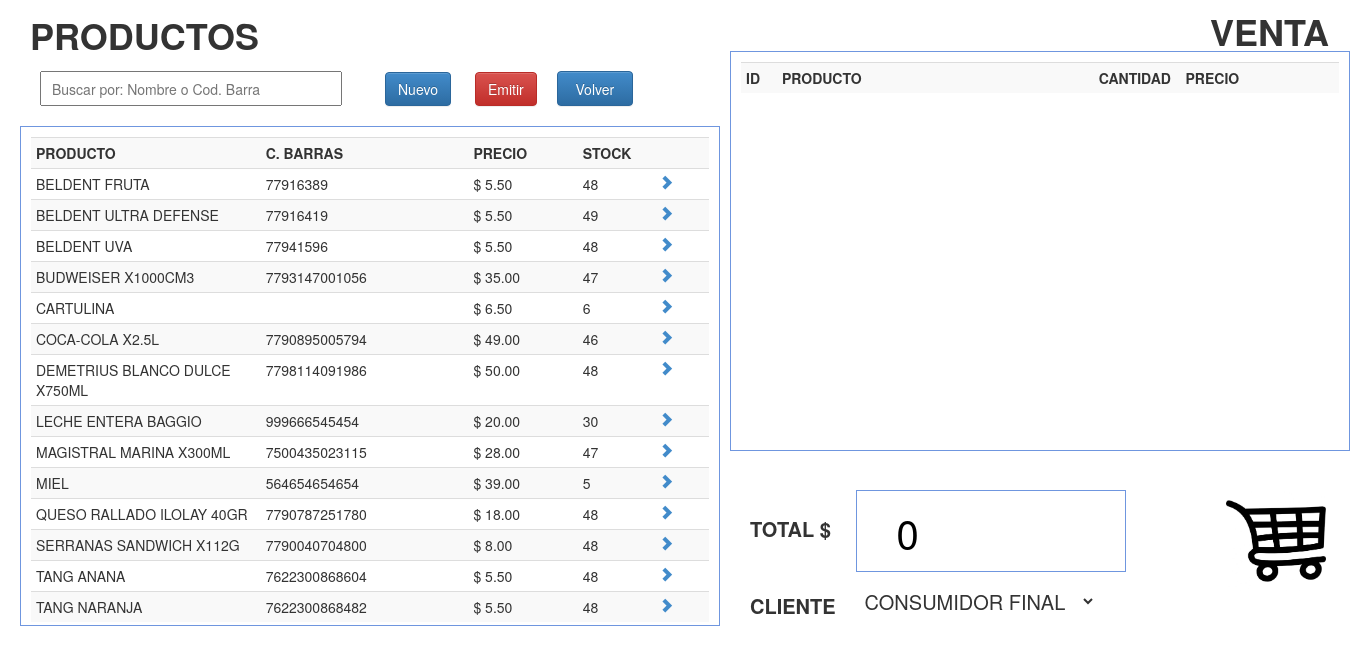
/php/ventas.php (signed in), run on the app's committed database.
### tables this page shows
CREATE TABLE IF NOT EXISTS `productos` (
  `id_prod` int(11) NOT NULL AUTO_INCREMENT,
  `nomb_prod` varchar(100) NOT NULL,
  `cod_barra` varchar(100) NOT NULL,
  `tipo_prod` int(11) NOT NULL,
  `precio_cost` decimal(10,2) NOT NULL,
  `porcentaje_prod` decimal(5,2) NOT NULL,
  `precio_unit` decimal(10,2) NOT NULL,
  `existencia_prod` int(10) NOT NULL,
  `fecha_reg` date NOT NULL,
  `iva_prod` decimal(3,2) NOT NULL,
  PRIMARY KEY (`id_prod`)
);

### php/ventas.php (the view, shortened to what this page needs)
<!DOCTYPE html PUBLIC "-//W3C//DTD XHTML 1.0 Transitional//EN" "http://www.w3.org/TR/xhtml1/DTD/xhtml1-transitional.dtd">
<html xmlns="http://www.w3.org/1999/xhtml">
<head>
<link href="../css/estiloVenta.css" rel="stylesheet">
<link href="../bootstrap/css/bootstrap.css" rel="stylesheet">
<link href="../bootstrap/css/bootstrap.min.css" rel="stylesheet">
<link href="../bootstrap/css/bootstrap-theme.css" rel="stylesheet">
</head>
<body>
    <header><big><strong><font color="#333333">PRODUCTOS</strong></big></header>
    <section>
    <table>
        <tr>
            <td width="335"><input type="text" placeholder="Buscar por: Nombre o Cod. Barra" id="bs-prod" autofocus/></td>
            <td width="100"><button id="nuevo-producto" style="margin-left: 30px" class="btn btn-primary">Nuevo</button></td>
            <td witdh="200"><button id="emitir" style="margin-left: 20px" class="btn btn-danger" onclick="javascript:emitir();">Emitir</button></td>
            <td witdh="200"><form><button id="volver" class="btn btn-primary"  onclick="history.back()">Volver</button></form></td>
        </tr>
    </table>
    </section>
    <div class="registros" id="agrega-registros">
        <table id="tablaprod" class="table table-striped table-condensed table-hover">
            <tr>
                <th width="210">PRODUCTO</th>
                <th width="190">C. BARRAS</th>
                <th width="100">PRECIO</th>
                <th width="70">STOCK</th>
                <th width="50"></th>
            </tr>
        <?php
            $registro = mysql_query("SELECT * FROM productos where existencia_prod > 0 ORDER BY nomb_prod ASC");
            while($registro2 = mysql_fetch_array($registro)){
                echo '<tr>
                        <td>'.$registro2['nomb_prod'].'</td>
                        <td>'.$registro2['cod_barra'].'</td>
                        <td>$ '.$registro2['precio_unit'].'</td>
                        <td>'.$registro2['existencia_prod'].'</td>
                        <td><a onclick="javascript:agregaVenta('.$registro2['id_prod'].');" class="glyphicon glyphicon-chevron-right"></a> </td>
                    </tr>';
            }
        ?>
        </table>
    </div>
  <header id="venta" ><big><strong><font color="#333333">VENTA</strong></big></header>
    <div class="registros" id="imprimirprod">
        <table id="tablaventa" class="table table-striped table-condensed table-hover">
            <tr>
                <th width="15">ID</th>
                <th width="10"></th>
                <th width="300">PRODUCTO</th>
                <th width="50">CANTIDAD</th>
                <th width="100">PRECIO</th>
                <th width="50"></th>
            </tr>
        </table>
    </div>
    <section id="total">
    <table id="totales">
        <tr>
            <td><label for="totallbl">TOTAL $ </label></td>
            <td width="300"><input type="number" id="totaltxt" name="totaltxt" value="0" step="any" disabled /></td>
            <td><img id="myImg" src="../images/carrito.png" width="100" height="100"></td>
        </tr>
        <tr>
        <td><label for="clientellbl">CLIENTE </label></td>
            <td><select required="required" name="tipo" id="tipo">
            <?php
                $registro = mysql_query("SELECT id_clien, nomb_clien FROM clientes ORDER BY nomb_clien ASC");
                while($registro2 = mysql_fetch_array($registro)){ ?>
                 <option value="<?php echo $registro2['id_clien']?>"><?php echo $registro2['nomb_clien'] ?>  </option>
            <?php }    ?>
            </select></td>
        </tr>
    </table>
    </section>
</body>
</html>

### css/estiloVenta.css (style rules this page uses)
body { margin:0px; font-family:"Trebuchet MS", Arial, Helvetica, sans-serif; min-width:1000px; }
header { margin:auto; padding:10px; font-size:30px; width:500px; margin-top:0px; margin-left: 20px; }
section { margin-left: 20px; margin-top:0px; }
section table tr td input, form button { margin-left: 20px; padding: 10px; width:90%; height:35px; outline:none; font-size:14px; }
.registros { margin-left: 20px; width:700px; height:500px; margin-top:20px; border:1px solid #6F96DF; padding:10px; overflow:auto; cursor: default; }
header[id=venta] { margin:auto; padding:10px; font-size:30px; width:80px; margin-top:-630px; margin-right: 80px; }
.registros[id=imprimirprod] { margin-left: 730px; width:620px; height:400px; margin-top:-20px; border:1px solid #6F96DF; padding:10px; overflow:auto; cursor: default; }
section table[id=totales] { margin-left: 710px; margin-top: 20px; }
section table[id=totales] tr td input { font-size:40px; text-align: left; background: transparent; color: black; border:1px solid #6F96DF; padding:1em; }
section table[id=totales] tr td label { margin-left: 20px; width:90%; outline:none; font-size:20px; }
section table[id=totales] tr td select { margin-left: 20px; margin-top: -10px; margin-bottom: 4px; width:240px; outline:none; font-size:20px; border: none; background-color: transparent; ; padding: 5px; cursor: pointer; }
section table[id=totales] tr td img { margin-left: 100px; max-width: 100%; margin-left: 90px; margin-top: 20px; margin-right: 20px; height: auto; outline:none; -webkit-appearance: none; text-overflow: ellipsis; border-width: 0; box-sizing: border-box; float: left; border: none; }

### data on the page
productos: nomb_prod "BELDENT FRUTA", cod_barra "77916389", precio_unit "5.50", existencia_prod "48"
productos: nomb_prod "BELDENT ULTRA DEFENSE", cod_barra "77916419", precio_unit "5.50", existencia_prod "49"
productos: nomb_prod "BELDENT UVA", cod_barra "77941596", precio_unit "5.50", existencia_prod "48"
productos: nomb_prod "BUDWEISER X1000CM3", cod_barra "7793147001056", precio_unit "35.00", existencia_prod "47"
productos: nomb_prod "CARTULINA", precio_unit "6.50", existencia_prod "6"
productos: nomb_prod "COCA-COLA X2.5L", cod_barra "7790895005794", precio_unit "49.00", existencia_prod "46"
productos: nomb_prod "DEMETRIUS BLANCO DULCE X750ML", cod_barra "7798114091986", precio_unit "50.00", existencia_prod "48"
productos: nomb_prod "LECHE ENTERA BAGGIO", cod_barra "999666545454", precio_unit "20.00", existencia_prod "30"
productos: nomb_prod "MAGISTRAL MARINA X300ML", cod_barra "7500435023115", precio_unit "28.00", existencia_prod "47"
productos: nomb_prod "MIEL", cod_barra "564654654654", precio_unit "39.00", existencia_prod "5"
productos: nomb_prod "QUESO RALLADO ILOLAY 40GR", cod_barra "7790787251780", precio_unit "18.00", existencia_prod "48"
productos: nomb_prod "SERRANAS SANDWICH X112G", cod_barra "7790040704800", precio_unit "8.00", existencia_prod "48"
productos: nomb_prod "TANG ANANA", cod_barra "7622300868604", precio_unit "5.50", existencia_prod "48"
productos: nomb_prod "TANG NARANJA", cod_barra "7622300868482", precio_unit "5.50", existencia_prod "48"

### other printed values
form field tipo "CONSUMIDOR FINAL"
